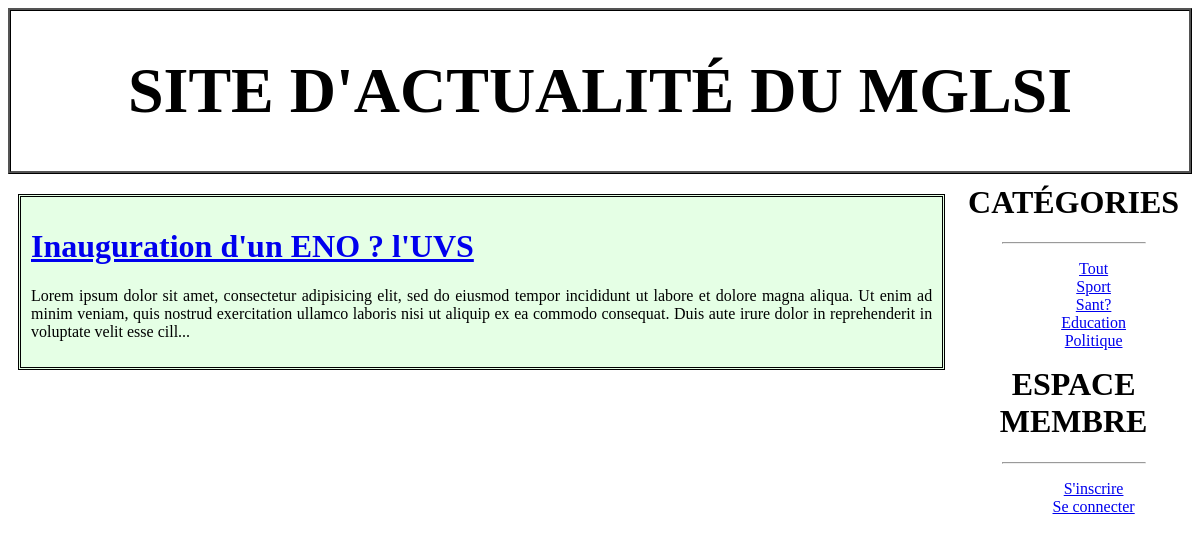
/public/index.php?categorie=3, run on the app's committed database.
### tables this page shows
CREATE TABLE `Article` (
  `id` int(11) NOT NULL,
  `titre` varchar(255) DEFAULT NULL,
  `contenu` text DEFAULT NULL,
  `dateCreation` datetime DEFAULT current_timestamp(),
  `dateModification` datetime DEFAULT current_timestamp(),
  `categorie` int(11) DEFAULT NULL
);

CREATE TABLE `Categorie` (
  `id` int(11) NOT NULL,
  `libelle` varchar(20) DEFAULT NULL
);

### Controller/BlogController.php (called while the page is built, shortened)
<?php
require_once('../Config/autoloader.php');
class BlogController
{
    private $articleManager;
    public function __construct()
    {
        $this->connexion = Connexion::getConnexion();
        $this->articleManager = new ArticleManager($this->connexion);
        $this->categorieManager = new CategorieManager($this->connexion);
        $this->allCategories = $this->categorieManager->getAll();
    }
    public function index()
    {
        require_once('../Views/blog/index.php');
    }
    public function articleByCategory()
    {
        $this->allArticles = $this->articleManager->getByCategory($_GET['categorie']);
        require_once('../Views/blog/index.php');
    }
}

### Config/autoloader.php (called while the page is built, shortened)
<?php
 function loadEntity($entity)
{
    $file = '../Model/Entity/'.$entity.'.class.php';
}
function loadManager($manager)
{
    $file = '../Model/Manager/'.$manager.'.class.php';
}
function loadData($dataClass)
{
    $file = '../Model/Data/'.$dataClass.'.class.php';
}

### Model/Data/Connexion.class.php (called while the page is built, shortened)
<?php
class Connexion
{
    private static $connexion;
    private function __construct()
    {
        try
        {
            self::$connexion = new PDO(DB_CONNECTION.':host='.DB_HOST.';dbname='.DB_NAME, DB_USERNAME, DB_PASSWORD, [PDO::ATTR_ERRMODE=>PDO::ERRMODE_EXCEPTION]);
        }
        catch(Exception $e)
        {
            echo 'Une erreur est survenue lors de la connection à la BD => '. $e->getMessage();
            die();
        }
    }
    public static function getConnexion()
    {
        return self::$connexion;
    }
}

### Model/Manager/ArticleManager.class.php (called while the page is built, shortened)
<?php
class ArticleManager
{
    private $db;
    private function setDb($db)
    {
        $this->db = $db;
    }
    public function getByCategory($category)
    {
        $articles = array();
        $category = (int) $category;
        $request = $this->db->prepare('SELECT * FROM Article WHERE categorie = :categorie');
        $request->execute(['categorie' => $category]);
        while($data = $request->fetch(PDO::FETCH_ASSOC))
        {
            $articles [] = new Article($data);
        }
        return $articles;
    }
}

### Model/Entity/Article.class.php (called while the page is built, shortened)
<?php
class Article
{
    private $id;
    private $titre;
    private $contenu;
    public function getId()
    {
        return $this->id;
    }
    public function setId($id)
    {
        $this->id = (int) $id;
    }
    public function getTitre()
    {
        return $this->titre;
    }
    public function setTitre($titre)
    {
        $this->titre = $titre;
    }
    public function getContenu()
    {
        return $this->contenu;
    }
    public function setContenu($contenu)
    {
        $this->contenu = $contenu;
    }
}

### Model/Manager/CategorieManager.class.php (called while the page is built, shortened)
<?php
class CategorieManager
{
    private $db;
    private function setDb($db)
    {
        $this->db = $db;
    }
    public function getAll()
    {
        $categories = array();
        $request = $this->db->query('SELECT * FROM Categorie');
        while($data = $request->fetch(PDO::FETCH_ASSOC))
        {
            $categories [] = new Categorie($data);
        }
        return $categories;
    }
}

### Model/Entity/Categorie.class.php (called while the page is built, shortened)
<?php
class Categorie
{
    private $id;
    private $libelle;
    public function getId()
    {
        return $this->id;
    }
    public function setId($id)
    {
        $this->id = $id;
    }
    public function getLibelle()
    {
        return $this->libelle;
    }
    public function setLibelle($libelle)
    {
        $this->libelle = $libelle;
    }
}

### Views/blog/index.php (the view, shortened to what this page needs)
<div id="contenu">
    <?php
        if(count($this->allArticles) == 0)
            echo "<h1>Aucun article trouvé !</h1>";
        else
            foreach ($this->allArticles as $article)
            {?>
                <div class="article">
                    <h1><a href="index.php?id=<?= $article->getId() ?>"><?= $article->getTitre() ?></a></h1>
                    <p><?= substr($article->getContenu(), 0, 300) . '...' ?></p>
                </div><?php
            }
    ?>
</div>
<?php $content = ob_get_clean();
require_once('../Views/layout.php');
?>

### Views/_partials/menu.php
<div id="menu">
	<h1>Catégories</h1><hr width="60%">
	<ul>
		<li><a href="index.php">Tout</a></li>
		<?php foreach ($this->allCategories as $categorie): ?>
			<li><a href="index.php?categorie=<?= $categorie->getId() ?>"><?= $categorie->getLibelle() ?></a></li>
		<?php endforeach ?>
	</ul>
	<h1>Espace Membre</h1><hr width="60%">
	<ul>
		<li> <a href="index.php?action=inscription">S'inscrire</a> </li>
		<li> <a href="index.php?action=connexion">Se connecter</a> </li>
	</ul>
</div>

### public/assets/style.css (style rules this page uses)
#contenu { float: left; width: 80%; text-align: justify; }
#menu { margin-left: 80%; text-align: center; }
#menu li { list-style-type: none; }
#menu h1 { margin-top: 0px; padding-top: 0px; font-family: "AGENCY FB"; text-transform: uppercase; }
.article { margin: 10px; padding: 10px; border:3px double black; background-color: rgba(0, 255, 0, 0.1); }

### data on the page
article: titre "Inauguration d'un ENO ? l'UVS", contenu "Lorem ipsum dolor sit amet, consectetur adipisicing elit, sed do eiusmod tempor incididunt ut labore et dolore magna aliqua. Ut enim ad minim veniam, quis nostrud exercitation ullamco laboris nisi ut aliquip ex ea commodo consequat. Duis aute irure dolor in reprehenderit in voluptate velit esse cill"
categorie: libelle "Sport"
categorie: libelle "Sant?"
categorie: libelle "Education"
categorie: libelle "Politique"

### other printed values
$entete "SITE D'ACTUALITÉ DU MGLSI"
